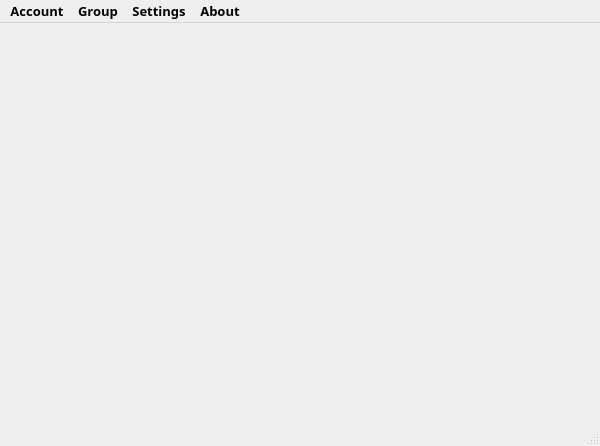
<?xml version="1.0" encoding="UTF-8"?>
<ui version="4.0">
 <class>MainWindow</class>
 <widget class="QMainWindow" name="MainWindow">
  <property name="geometry">
   <rect>
    <x>0</x>
    <y>0</y>
    <width>600</width>
    <height>446</height>
   </rect>
  </property>
  <property name="sizePolicy">
   <sizepolicy hsizetype="Preferred" vsizetype="Preferred">
    <horstretch>0</horstretch>
    <verstretch>0</verstretch>
   </sizepolicy>
  </property>
  <property name="minimumSize">
   <size>
    <width>0</width>
    <height>0</height>
   </size>
  </property>
  <property name="font">
   <font>
    <family>Segoe UI Variable Small Semibol</family>
    <pointsize>10</pointsize>
    <stylestrategy>PreferAntialias</stylestrategy>
   </font>
  </property>
  <property name="windowTitle">
   <string>Messenger</string>
  </property>
  <property name="windowIcon">
   <iconset resource="../../images.qrc">
    <normaloff>:/app/ui/images/AppIcon.ico</normaloff>:/app/ui/images/AppIcon.ico</iconset>
  </property>
  <property name="iconSize">
   <size>
    <width>64</width>
    <height>64</height>
   </size>
  </property>
  <property name="tabShape">
   <enum>QTabWidget::Rounded</enum>
  </property>
  <widget class="QWidget" name="centralwidget">
   <property name="sizePolicy">
    <sizepolicy hsizetype="Preferred" vsizetype="Preferred">
     <horstretch>0</horstretch>
     <verstretch>0</verstretch>
    </sizepolicy>
   </property>
   <property name="minimumSize">
    <size>
     <width>500</width>
     <height>400</height>
    </size>
   </property>
  </widget>
  <widget class="QMenuBar" name="menubar">
   <property name="geometry">
    <rect>
     <x>0</x>
     <y>0</y>
     <width>600</width>
     <height>24</height>
    </rect>
   </property>
   <property name="font">
    <font>
     <family>Segoe UI Variable Small Semibol</family>
     <pointsize>10</pointsize>
     <bold>true</bold>
     <stylestrategy>PreferAntialias</stylestrategy>
    </font>
   </property>
   <widget class="QMenu" name="menuAccount">
    <property name="font">
     <font>
      <family>Segoe UI Variable Small Semibol</family>
      <pointsize>10</pointsize>
      <bold>true</bold>
      <stylestrategy>PreferAntialias</stylestrategy>
     </font>
    </property>
    <property name="tearOffEnabled">
     <bool>false</bool>
    </property>
    <property name="title">
     <string>Account</string>
    </property>
    <addaction name="accountInfo"/>
    <addaction name="separator"/>
    <addaction name="accountLeave"/>
   </widget>
   <widget class="QMenu" name="menuGroup">
    <property name="font">
     <font>
      <family>Segoe UI Variable Small Semibol</family>
      <pointsize>10</pointsize>
      <bold>true</bold>
      <stylestrategy>PreferAntialias</stylestrategy>
     </font>
    </property>
    <property name="title">
     <string>Group</string>
    </property>
    <addaction name="groupCreate"/>
    <addaction name="separator"/>
    <addaction name="groupJoin"/>
    <addaction name="groupLeave"/>
   </widget>
   <widget class="QMenu" name="menuSettings">
    <property name="font">
     <font>
      <family>Segoe UI Variable Small Semibol</family>
      <pointsize>10</pointsize>
      <bold>true</bold>
      <stylestrategy>PreferAntialias</stylestrategy>
     </font>
    </property>
    <property name="title">
     <string>Settings</string>
    </property>
    <widget class="QMenu" name="menuChange_theme">
     <property name="title">
      <string>Change theme</string>
     </property>
     <addaction name="darkTheme"/>
     <addaction name="whiteTheme"/>
    </widget>
    <addaction name="showGroupList"/>
    <addaction name="showMemberList"/>
    <addaction name="separator"/>
    <addaction name="menuChange_theme"/>
   </widget>
   <widget class="QMenu" name="menuAbout">
    <property name="title">
     <string>About</string>
    </property>
    <addaction name="aboutAuthor"/>
    <addaction name="aboutQt"/>
   </widget>
   <addaction name="menuAccount"/>
   <addaction name="menuGroup"/>
   <addaction name="menuSettings"/>
   <addaction name="menuAbout"/>
  </widget>
  <widget class="QStatusBar" name="connectState">
   <property name="font">
    <font>
     <family>Segoe UI Variable Small Semibol</family>
     <pointsize>10</pointsize>
     <bold>true</bold>
     <stylestrategy>PreferAntialias</stylestrategy>
    </font>
   </property>
  </widget>
  <action name="groupCreate">
   <property name="icon">
    <iconset resource="../../images.qrc">
     <normaloff>:/dialgproup/ui/images/group_layouts.ico</normaloff>:/dialgproup/ui/images/group_layouts.ico</iconset>
   </property>
   <property name="text">
    <string>Create group</string>
   </property>
   <property name="font">
    <font>
     <family>Segoe UI Variable Small Semibol</family>
     <pointsize>10</pointsize>
     <bold>true</bold>
    </font>
   </property>
  </action>
  <action name="groupJoin">
   <property name="icon">
    <iconset resource="../../images.qrc">
     <normaloff>:/dialgproup/ui/images/contacts.ico</normaloff>:/dialgproup/ui/images/contacts.ico</iconset>
   </property>
   <property name="text">
    <string>Join group</string>
   </property>
   <property name="font">
    <font>
     <family>Segoe UI Variable Small Semibol</family>
     <pointsize>10</pointsize>
     <bold>true</bold>
    </font>
   </property>
  </action>
  <action name="groupLeave">
   <property name="icon">
    <iconset theme="Tecn" resource="../../images.qrc">
     <normaloff>:/dialgproup/ui/images/exit.ico</normaloff>:/dialgproup/ui/images/exit.ico</iconset>
   </property>
   <property name="text">
    <string>Leave group</string>
   </property>
   <property name="font">
    <font>
     <family>Segoe UI Variable Small Semibol</family>
     <pointsize>10</pointsize>
     <bold>true</bold>
    </font>
   </property>
  </action>
  <action name="accountChange">
   <property name="icon">
    <iconset resource="../../images.qrc">
     <normaloff>:/app/ui/images/settings.ico</normaloff>:/app/ui/images/settings.ico</iconset>
   </property>
   <property name="text">
    <string>Change info</string>
   </property>
   <property name="font">
    <font>
     <family>Segoe UI Variable Small Semibol</family>
     <pointsize>10</pointsize>
     <bold>true</bold>
    </font>
   </property>
  </action>
  <action name="accountLeave">
   <property name="icon">
    <iconset resource="../../images.qrc">
     <normaloff>:/dialgproup/ui/images/exit.ico</normaloff>:/dialgproup/ui/images/exit.ico</iconset>
   </property>
   <property name="text">
    <string>Leave</string>
   </property>
   <property name="font">
    <font>
     <family>Segoe UI Variable Small Semibol</family>
     <pointsize>10</pointsize>
     <bold>true</bold>
    </font>
   </property>
  </action>
  <action name="accountInfo">
   <property name="icon">
    <iconset resource="../../images.qrc">
     <normaloff>:/app/ui/images/contacts1.ico</normaloff>:/app/ui/images/contacts1.ico</iconset>
   </property>
   <property name="text">
    <string>Info</string>
   </property>
  </action>
  <action name="showGroupList">
   <property name="checkable">
    <bool>false</bool>
   </property>
   <property name="text">
    <string>Show group list</string>
   </property>
   <property name="font">
    <font>
     <family>Segoe UI Variable Small Semibol</family>
     <pointsize>10</pointsize>
     <bold>true</bold>
    </font>
   </property>
  </action>
  <action name="showMemberList">
   <property name="checkable">
    <bool>false</bool>
   </property>
   <property name="text">
    <string>Show members list</string>
   </property>
   <property name="font">
    <font>
     <family>Segoe UI Variable Small Semibol</family>
     <pointsize>10</pointsize>
     <bold>true</bold>
    </font>
   </property>
  </action>
  <action name="darkTheme">
   <property name="text">
    <string>Dark</string>
   </property>
  </action>
  <action name="whiteTheme">
   <property name="text">
    <string>White</string>
   </property>
  </action>
  <action name="aboutAuthor">
   <property name="icon">
    <iconset resource="../../images.qrc">
     <normaloff>:/messagemenu/ui/images/contactsPH.ico</normaloff>:/messagemenu/ui/images/contactsPH.ico</iconset>
   </property>
   <property name="text">
    <string>Author</string>
   </property>
   <property name="font">
    <font>
     <family>Segoe UI Variable Text Semibold</family>
     <pointsize>10</pointsize>
     <bold>true</bold>
    </font>
   </property>
  </action>
  <action name="aboutQt">
   <property name="icon">
    <iconset resource="../../images.qrc">
     <normaloff>:/app/ui/images/qt.ico</normaloff>:/app/ui/images/qt.ico</iconset>
   </property>
   <property name="text">
    <string>Qt</string>
   </property>
   <property name="font">
    <font>
     <family>Segoe UI Variable Text Semibold</family>
     <pointsize>10</pointsize>
     <bold>true</bold>
    </font>
   </property>
  </action>
 </widget>
 <resources>
  <include location="../../images.qrc"/>
 </resources>
 <connections/>
</ui>
